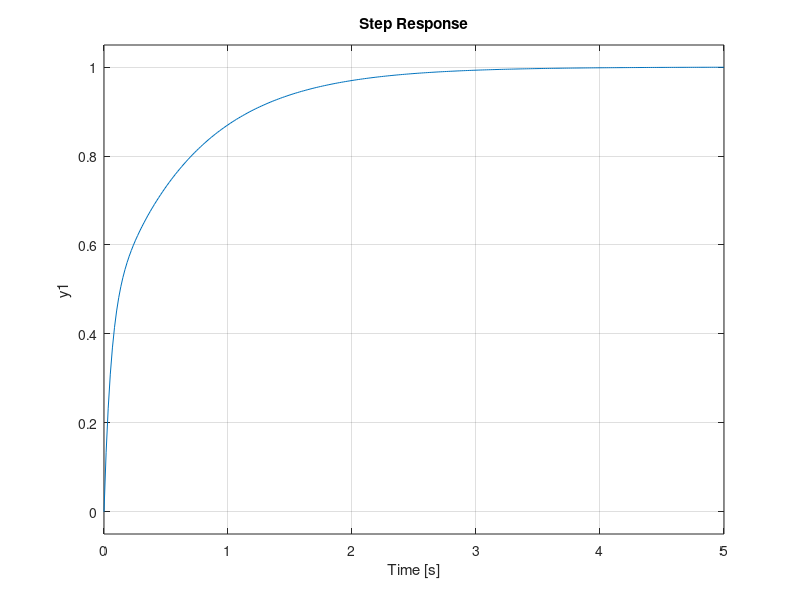

MATLAB code for this plot:
%Berechnungen der Reglerparameter anhand Methode 2 Ziegler Nichols

%Prozessparameter
K = 1.175;
T = 0.091;
DT = 0.2;
T_t = DT/2; %Mindeste Totzeit, durch diskrete Abtastung
%Prozess
P_s = tf([K], [T 1]);

%Reglerparameter
kp = (0.9/K)*(T/T_t)
ki = kp/(3.33*T_t)
%Regler
C_s = tf([kp ki],[1 0]);

%Übertragungsfunktion offener Regelkreis
F_0 = tf([K*kp K*ki], [T 1 0]);

%Führungsübertragungsfunktion
H_s = tf([K*kp K*ki], [T (1+K*kp) K*ki]);
%Polstellen der Führungsübertagungsfunktion
s_1 = (-(1+K*kp)+sqrt((1+K*kp)^2-4*T*K*ki))/(2*T)
s_2 = (-(1+K*kp)-sqrt((1+K*kp)^2-4*T*K*ki))/(2*T)

%Stabilitätsreserven für Robustheit gegenüber der Totzeit
step(H_s);
[Gm, Pm, ~, ~] = margin(F_0)

